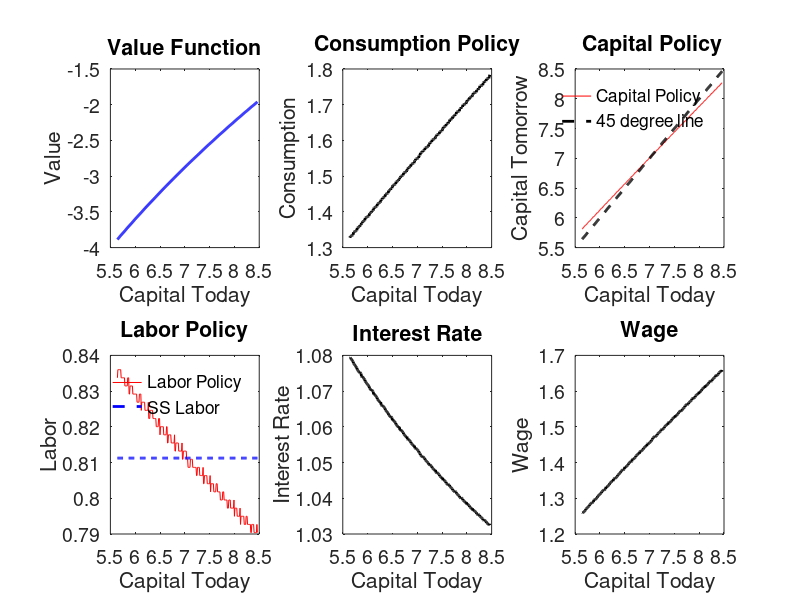
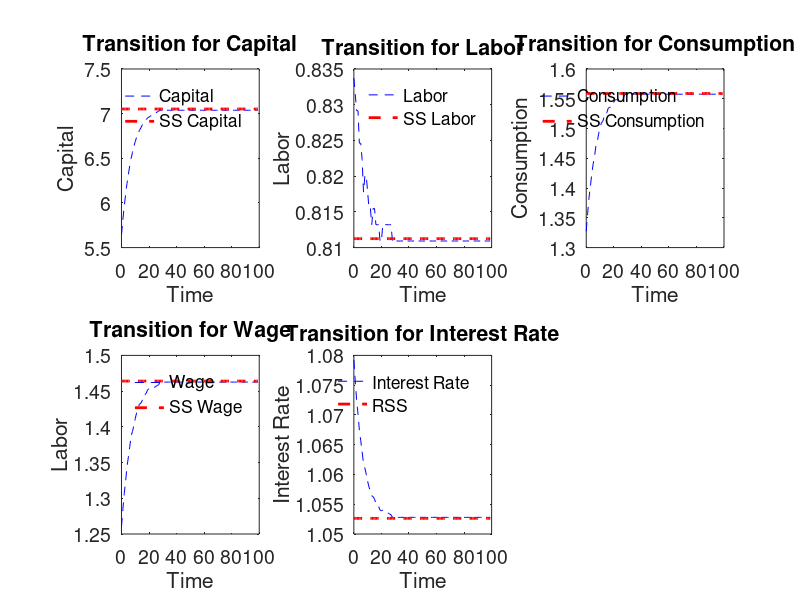

MATLAB code to generate these figures, in order:
%%%%%%%%%%%%%
% ramseylabor_vfi.m
% Solves the Ramsey model with endogenous labor using VFI.
% Stefano Pica, TA for EC 702
% Fall 2019
%%%%%%%%%%%%%
close all; clear; clc;

% model to be solved
% V(k) = max_{c,l,kp} [ u(c,l) + beta V(kprime) ]
% BC: c + kp = f(k,l) + (1-delta)*k
% prod function: f(k,l)=A*k^alpha*l^(1-alpha)
% utility function: u(c) = log(c)-psi*l^(1+eps)/(1+eps)

%start tracking timing
tic; 
disp('%%%%%%%%%%%%%%%%%%%')
disp('Solving the Ramsey problem with endogenous labor - awesome!')
disp(' ')


%%%%%%%%%%%%%%%%%%%%%%%%%%%%%%%%%%%%%%%%%%%%%%%%%%%%%%%%%%%%%%%%%%%%%%%%%%%
%%%%%%%%%%%%%%%%%%%%%%% THIS BLOCK SETS UP THE MODEL %%%%%%%%%%%%%%%%%%%%%%
%%%%%%%%%%%%%%%%%%%%%%%%%%%%%%%%%%%%%%%%%%%%%%%%%%%%%%%%%%%%%%%%%%%%%%%%%%%


vfmaxit = 1000; %max number of VF iterations
vftol = 1e-7; %tolerance on Bellman equation, in percentages
T=100; %final period for transition
transitspan=0:T-1; %time span for transition
lwidnum = 2; %line width on graphs
fsizenum = 14; %font size on graphs

%model parameters
alpha=0.6;
beta=0.95;
delta=0.2;
psi=1;
epsilon=0.3;
A=1;

%exact SS quantities
L_ss=((1/psi)*(1-alpha)/(1-alpha*delta/(1/beta-1+delta)))^(1/(epsilon+1)); %labor
K_ss=(A*alpha/(1/beta-1+delta))^(1/(1-alpha))*L_ss; %capital
R_ss=A*alpha.*K_ss.^(alpha-1).*L_ss.^(1-alpha)+(1-delta); %interest rate
W_ss=A*(1-alpha).*K_ss.^(alpha).*L_ss.^(-alpha); %wage
C_ss=A*K_ss^alpha*L_ss^(1-alpha)+(1-delta)*K_ss-K_ss; %consumption

%capital grid
kmin=0.8*K_ss;
kmax=1.2*K_ss;
knum=300;
K0=linspace(kmin, kmax, knum);

%labor grid
lmin=0.8*L_ss;
lmax=1.5*L_ss;
lnum=250;
L0=linspace(lmin,lmax,lnum);

[kp, k, l]=meshgrid(K0, K0, L0); %current k is row, tomorrow k column, employment is l var (third dimension)
% cutkp=kp(:,:,2);
% cutl=squeeze(l(2,:,:));

%%%%%%%%%%%%%%%%%%%%%%%%%%%%%%%%%%%%%%%%%%%%%%%%%%%%%%%%%%%%%%%%%%%%%%%%%%%
%%%%%%%%%%%%% THIS BLOCK SETS UP AND SOLVES THE VALUE FUNCTION %%%%%%%%%%%%
%%%%%%%%%%%%%%%%%%%%%%%%%%%%%%%%%%%%%%%%%%%%%%%%%%%%%%%%%%%%%%%%%%%%%%%%%%%

%feasible set for kprime:
Glow=zeros(knum, knum, lnum);
Gmax=A*k.^alpha.*l.^(1-alpha)+(1-delta)*k;
%kp(kp>Gmax | kp<Glow)=NaN; %restrict kp to feasible set
%cutkp=kp(:,:,1);

%Objective function:
matrix_uxy=log(A*k.^alpha.*l.^(1-alpha)+(1-delta)*k-kp)-psi*l.^(1+epsilon)/(1+epsilon);
matrix_uxy(kp>Gmax | kp<Glow)=NaN; %restrict to feasible set
cututils=matrix_uxy(:,:,1); %cut the utility to look at it

%initialize the policy and VF arrays
Vold = zeros(knum,1); %this will store real value of old VF
V = zeros(knum,1);  %this will store real value of new VF
kprimeind=zeros(knum,1);

disp('%%%%')
disp('Starting VFI now - it is actually happening!')
disp(' ')

%Useful to illustrate role of repmat:
% Vtest=[1:1:knum]'; %continuation values
% test=repmat(Vtest',[knum,1,lnum]);
% test(:,:,5) %along any z, we get copies of Vtest with same continuation values

%Now, there are two ways we can solve Ramsey with endogenous labor. This
%depends on the fact that the labor choice is a static one, which means we
%can maximize labor out before even starting the VFI. A second approach
%would be to maximize labor at each step of the iteration.


% METHOD 1: solve out optimal labor (max over z---dim 3) so to get the
% optimal utility matrix (matrix_uxy_Lsolved). Then use this matrix to
% solve as usual the VFI.
[matrix_uxy_Lsolved,lprimeind] = max(matrix_uxy,[],3);

for vfit = 1:vfmaxit
    
    %METHOD 2: uncomment the following lines.
    %form Bellman equation (this solves for L at each step. Might be useful in some applications, but not here)   
    %RHSMAT = matrix_uxy + beta*repmat(Vold',[knum,1,lnum]); % the 1 is the dimension corresponding to the kp variable
   	%[RHSMAT_Lsolved,lprimeind] = max(RHSMAT,[],3); %solve out optimal labor (max over z---dim 3)
    %[V,kprimeind] = max(RHSMAT_Lsolved,[],2); % solve out capital next period (max over column---dim 2)
    
    RHSMAT = matrix_uxy_Lsolved + beta*repmat(Vold',knum,1);
   	[V,kprimeind] = max(RHSMAT,[],2);
    
    absdiff=abs(V-Vold);
    vferr = max(absdiff); %maximum absolute error
    
    if (mod(vfit,50)==1)
        disp(['VF error = ' num2str(vferr) ' on VF iteration ' num2str(vfit) '.'])
    end
       %exit if converged
    if (vferr<vftol)
        break; 
    end
    %if not converged, then Vold <- V, and redo
    Vold = V;
end

disp(' ')
disp('VF iteration complete.')
toc;
disp('%%%%')
disp(' ')

ValueFunction = V; %value function
Kpol = K0(kprimeind); %capital policy function
Lpol = NaN(1,knum); %preallocate labor policy function
for i=1:knum %labor policy function
Lpol(i) = L0(lprimeind(i,kprimeind(i)));
end
Cpol = A*K0.^alpha.*Lpol.^(1-alpha)+(1-delta)*K0-Kpol;
R = A*alpha.*K0.^(alpha-1).*Lpol.^(1-alpha)+(1-delta); %interest rate
W = A*(1-alpha).*K0.^(alpha).*Lpol.^(-alpha); %wage

%%%%%%%%%%%%%%%%%%%%%%%%%%%%%%%%%%%%%%%%%%%%%%%%%%%%%%%%%%%%%%%%%%%%%%%%%%%
% THIS BLOCK COMPUTES THE TRANSITION FROM AN ARBITRARY INITIAL CONDITION %%
%%%%%%%%%%%%%%%%%%%%%%%%%%%%%%%%%%%%%%%%%%%%%%%%%%%%%%%%%%%%%%%%%%%%%%%%%%%

%if you want to start in an arbitrary point that is not in the grid, can
%use the following code:
% kstart=0.5; %initial condition
% [~,kinit]=min(abs(K0-kstart)); %grid point closer to initial condition

kinit=K0(1); %initial condition. first point in the grid
ktransit=zeros(1,T); %preallocate the capital transition vector
ltransit=zeros(1,T); %preallocate the labor transition vector
ctransit=zeros(1,T); %preallocate the consumption transition vector
ktransit(1)=kinit; %first entry of capital transition is initial condition
ltransit(1)=Lpol(K0==kinit); %first entry of capital transition is initial condition
ctransit(1)=Cpol(K0==kinit);
for it=2:T
    ktransit(it)=Kpol(K0==kinit); %get from the grid the initial value and apply the PF
    ltransit(it)=Lpol(K0==ktransit(it));
    ctransit(it)=Cpol(K0==ktransit(it));
    kinit=ktransit(it); %update initial capital value
end
Rtransit = A*alpha.*ktransit.^(alpha-1).*ltransit.^(1-alpha)+(1-delta); %transition for interest rate
Wtransit = A*(1-alpha).*ktransit.^(alpha).*ltransit.^(-alpha); %transition for wage


%%%%%%%%%%%%%%%%%%%%%%%%%%%%%%%%%%%%%%%%%%%%%%%%%%%%%%%%%%%%%%%%%%%%%%%%%%%
%%%%%%%%%%%%%%%%%%%%%%%% THIS BLOCK PREPARES PLOTS %%%%%%%%%%%%%%%%%%%%%%%%
%%%%%%%%%%%%%%%%%%%%%%%%%%%%%%%%%%%%%%%%%%%%%%%%%%%%%%%%%%%%%%%%%%%%%%%%%%%

figure % value and policy functions
subplot(2,3,1)
plot(K0,ValueFunction,'b','LineWidth',lwidnum)
xlabel('Capital Today')
ylabel('Value')
title('Value Function')
set(gca,'FontSize',fsizenum)

subplot(2,3,2)
plot(K0,Cpol,'k','LineWidth',lwidnum)
xlabel('Capital Today')
ylabel('Consumption');
title('Consumption Policy')
set(gca,'FontSize',fsizenum)

subplot(2,3,3)
plot(K0,Kpol,'r',K0,K0,'k--', 'LineWidth',lwidnum)
xlabel('Capital Today')
ylabel('Capital Tomorrow')
title(' Capital Policy')
legend('Capital Policy','45 degree line','Location','best')
legend boxoff
set(gca,'FontSize',fsizenum)

subplot(2,3,4)
plot(K0,Lpol,'r',K0,ones(knum,1)*L_ss,'b--','LineWidth',lwidnum)
xlabel('Capital Today')
ylabel('Labor')
title('Labor Policy')
legend('Labor Policy','SS Labor','Location','best')
legend boxoff
set(gca,'FontSize',fsizenum)

subplot(2,3,5)
plot(K0,R,'k','LineWidth',lwidnum)
xlabel('Capital Today')
ylabel('Interest Rate')
title('Interest Rate')
set(gca,'FontSize',fsizenum)

subplot(2,3,6)
plot(K0,W,'k','LineWidth',lwidnum)
xlabel('Capital Today')
ylabel('Wage')
title('Wage')
set(gca,'FontSize',fsizenum)

figure %transition from arbitrary initial point
subplot(2,3,1)
plot(transitspan,ktransit,'b--', transitspan, ones(1,T)*K_ss, 'r--','LineWidth',lwidnum)
xlabel('Time')
ylabel('Capital')
title('Transition for Capital')
legend('Capital','SS Capital','Location','best')
legend boxoff
set(gca,'FontSize',fsizenum)

subplot(2,3,2)
plot(transitspan,ltransit,'b--',transitspan,ones(1,T)*L_ss,'r--','LineWidth',lwidnum)
xlabel('Time')
ylabel('Labor')
title('Transition for Labor')
legend('Labor','SS Labor','Location','best')
legend boxoff
set(gca,'FontSize',fsizenum)

subplot(2,3,3)
plot(transitspan,ctransit,'b--',transitspan,ones(1,T)*C_ss,'r--','LineWidth',lwidnum)
xlabel('Time')
ylabel('Consumption')
title('Transition for Consumption')
legend('Consumption','SS Consumption','Location','best')
legend boxoff
set(gca,'FontSize',fsizenum)

subplot(2,3,4)
plot(transitspan,Wtransit,'b--',transitspan,ones(1,T)*W_ss,'r--','LineWidth',lwidnum)
xlabel('Time')
ylabel('Labor')
title('Transition for Wage')
legend('Wage','SS Wage','Location','best')
legend boxoff
set(gca,'FontSize',fsizenum)

subplot(2,3,5)
plot(transitspan,Rtransit,'b--',transitspan,ones(1,T)*R_ss,'r--','LineWidth',lwidnum)
xlabel('Time')
ylabel('Interest Rate')
title('Transition for Interest Rate')
legend('Interest Rate','RSS','Location','best')
legend boxoff
set(gca,'FontSize',fsizenum)
